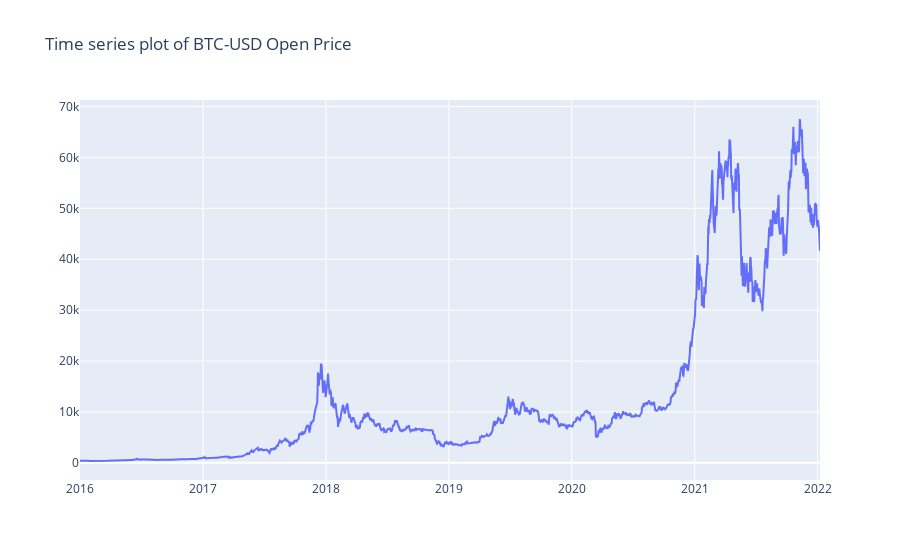

The cell this chart's notebook holds for it:
### Code cell
# plot the open price
x = df["ds"]
y = df["y"]
fig = go.Figure()
fig.add_trace(go.Scatter(x=x, y=y))
# Set title
fig.update_layout(
    title_text="Time series plot of " + symbol + " Open Price",
)

### Figure 1 — Plotly figure (JSON) as saved in the notebook; plotly's stock layout.template omitted (floating-point values rounded to 4 significant figures; data arrays with more than 128 entries replaced by an {"elided": "..."} marker saying what was removed)
{"data": [{"type": "scatter", "x": {"elided": "2200 str values"}, "y": {"elided": "2200 float values"}}], "layout": {"title": {"text": "Time series plot of BTC-USD Open Price"}}}
